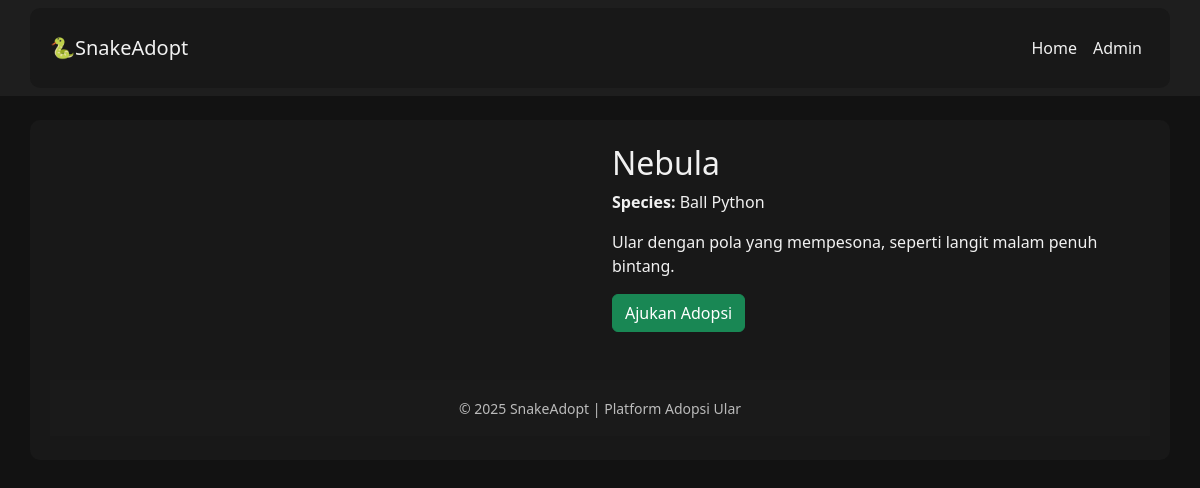
/snake-adopt/snake_detail.php?id=2, run on the app's committed database.
### tables this page shows
CREATE TABLE snakes (
  id INT AUTO_INCREMENT PRIMARY KEY,
  name VARCHAR(100) NOT NULL,
  species VARCHAR(50) NOT NULL,
  age VARCHAR(50),
  gender ENUM('Male','Female','Unknown') DEFAULT 'Unknown',
  description TEXT,
  photo VARCHAR(255),  
  status ENUM('Available','Adopted') DEFAULT 'Available',
  created_at TIMESTAMP DEFAULT CURRENT_TIMESTAMP
);

### snake-adopt/snake_detail.php (the view, shortened to what this page needs)
<?php
require 'config.php';
require 'header.php';
$id = (int)$_GET['id'];
$stmt = $pdo->prepare("SELECT * FROM snakes WHERE id = ?");
$stmt->execute([$id]);
$snake = $stmt->fetch();
?>
<div class="row">
  <div class="col-md-6">
  </div>
  <div class="col-md-6">
    <h2><?=htmlspecialchars($snake
  ['name'])?></h2>
    <p><strong>Species:</strong> <?=htmlspecialchars($snake
  ['species'])?></p>
    <p><?=nl2br(htmlspecialchars($snake
  ['description']))?></p>
<a href="apply.php?snake_id=<?=$snake['id']?>" class="btn btn-success">Ajukan Adopsi</a>
  </div>
</div>
<?php require 'footer.php'; ?>

### snake-adopt/header.php (style rules this page uses)
body { background-color: #121212; color: #f1f1f1; }
a { color: #90caf9; }

### data on the page
snakes: name "Nebula", species "Ball Python", description "Ular dengan pola yang mempesona, seperti langit malam penuh bintang."
